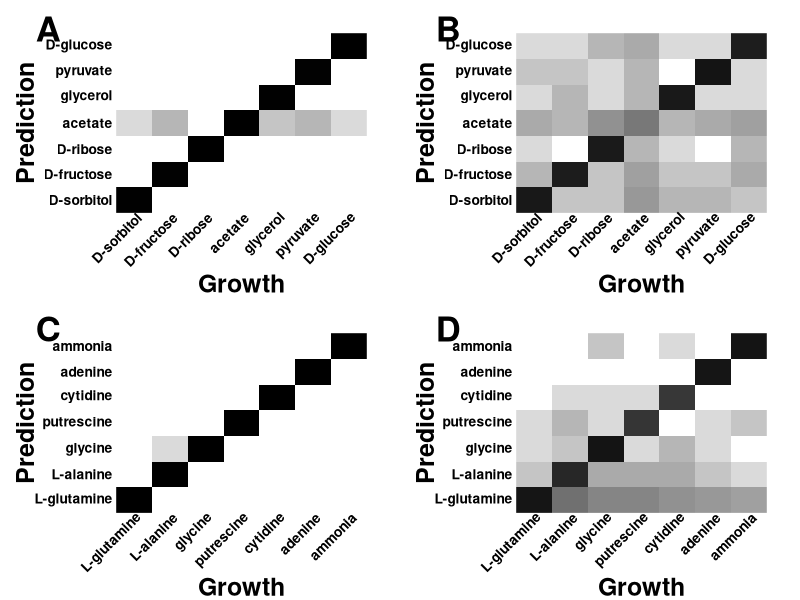

Recreate this plot in R.
a <- 1
b <- 125
max.value <- 350*a
N1R1C = c(344,0,0,0,0,0,0,1,338,0,0,0,0,0,0,0,348,0,0,0,0,4,10,2,350,7,11,3,0,1,0,0,342,0,0,0,0,0,0,0,337,0,0,0,0,0,0,1,347)
N1R1C[N1R1C!=0] <- N1R1C[N1R1C!=0]*a
N1R1N = c(350,1,0,1,0,0,0,0,346,0,0,0,0,0,0,3,349,1,2,0,2,0,0,0,346,0,1,0,0,0,0,0,347,0,0,0,0,1,2,0,346,0,0,0,0,0,0,0,348)
N1R1N[N1R1N!=0] <- N1R1N[N1R1N!=0]*a
N20R1C = c(221,6,7,19,10,10,7,10,202,6,16,8,8,13,5,2,211,10,4,1,10,12,11,20,34,11,12,16,5,9,5,10,216,4,5,7,8,3,9,2,238,4,4,4,11,13,4,4,199)
N20R1C[N20R1C!=0] <- N20R1C[N20R1C!=0]*a
N20R1N = c(233,40,28,26,22,18,16,8,167,13,12,14,6,4,4,7,240,3,11,4,1,4,9,3,127,2,4,8,1,5,3,3,123,2,1,0,0,2,1,1,234,0,2,2,7,1,3,1,240)
N20R1N[N20R1N!=0] <- N20R1N[N20R1N!=0]*a
dim(N1R1C) <- c(7,7)
dim(N1R1N) <- c(7,7)
dim(N20R1C) <- c(7,7)
dim(N20R1N) <- c(7,7)

filename = "/Users/austin/Google\ Drive/Documents/Research/Ecoli_FBA_input_prediction/Figures/heatmap.pdf"

#library(fields) 

pdf(filename, width=10, height=10)

par(mfrow=c(2,2))

par(mgp=c(1,1,0))
par(oma=c(0,0,0,0))
par(family = "Helvetica")

par(mar=c(5.25,7,2,2))

image(N1R1C, zlim=c(0, max.value), col = gray(1-log(1:b)/log(b)),
      axes=FALSE,
      xaxt="n",
      yaxt="n"
)

text(x = -0.4,
     y = 1.11,
     cex = 2.5,
     labels = 'A',
     xpd = TRUE,
     font = 2
)

text(x = c(0,0.167,0.33,0.5,0.67,0.833,1.0)+0.025,
     y = -0.1,
     labels = paste(lab=c('D-sorbitol',"D-fructose","D-ribose","acetate","glycerol","pyruvate",'D-glucose'), sep = " "),
     srt = 45,
     adj = 1,
     cex = 1,
     xpd = TRUE,
     font = 2
)

mtext("Growth", 1, line=4, cex=1.5, font = 2)

text(x = -0.1,
     y = c(0,0.167,0.33,0.5,0.67,0.833,1.0),
     labels = paste(lab=c('D-sorbitol',"D-fructose","D-ribose","acetate","glycerol","pyruvate",'D-glucose'), sep = " "),
     adj = 1,
     cex = 1,
     xpd = TRUE,
     font = 2
)

mtext("Prediction", 2, line=4.75, cex=1.5, font = 2)

par(mar=c(5.25,7,2,2))

image(N20R1C, zlim=c(0, max.value), col = gray(1-log(1:b)/log(b)),
      axes=FALSE,
      xaxt="n",
      yaxt="n"
)

text(x = -0.4,
     y = 1.11,
     cex = 2.5,
     labels = 'B',
     xpd = TRUE,
     font = 2
)

text(x = c(0,0.167,0.33,0.5,0.67,0.833,1.0)+0.025,
     y = -0.1,
     labels = paste(lab=c('D-sorbitol',"D-fructose","D-ribose","acetate","glycerol","pyruvate",'D-glucose'), sep = " "),
     srt = 45,
     adj = 1,
     cex = 1,
     xpd = TRUE,
     font = 2
)

mtext("Growth", 1, line=4, cex=1.5, font = 2)

text(x = -0.1,
     y = c(0,0.167,0.33,0.5,0.67,0.833,1.0),
     labels = paste(lab=c('D-sorbitol',"D-fructose","D-ribose","acetate","glycerol","pyruvate",'D-glucose'), sep = " "),
     adj = 1,
     cex = 1,
     xpd = TRUE,
     font = 2
)

mtext("Prediction", 2, line=4.75, cex=1.5, font = 2)

par(mar=c(5.25,7,2,2))


image(N1R1N, zlim=c(0, max.value), col = gray(1-log(1:b)/log(b)),
      axes=FALSE,
      xaxt="n",
      yaxt="n"
)

text(x = -0.4,
     y = 1.11,
     cex = 2.5,
     labels = 'C',
     xpd = TRUE,
     font = 2
)

text(x = c(0,0.167,0.33,0.5,0.67,0.833,1.0)+0.025,
     y = -0.1,
     labels = paste(lab=c('L-glutamine',"L-alanine","glycine","putrescine","cytidine","adenine",'ammonia'), sep = " "),
     srt = 45,
     adj = 1,
     cex = 1,
     xpd = TRUE,
     font = 2
)

mtext("Growth", 1, line=4.2, cex=1.5, font = 2)

text(x = -0.1,
     y = c(0,0.167,0.33,0.5,0.67,0.833,1.0),
     labels = paste(lab=c('L-glutamine',"L-alanine","glycine","putrescine","cytidine","adenine",'ammonia'), sep = " "),
     adj = 1,
     cex = 1,
     xpd = TRUE,
     font = 2
)

mtext("Prediction", 2, line=4.75, cex=1.5, font = 2)

par(mar=c(5.25,7,2,2))

image(N20R1N, zlim=c(0, max.value), col = gray(1-log(1:b)/log(b)),
      axes=FALSE,
      xaxt="n",
      yaxt="n"
)


text(x = -0.4,
     y = 1.11,
     cex = 2.5,
     labels = 'D',
     xpd = TRUE,
     font = 2
)

text(x = c(0,0.167,0.33,0.5,0.67,0.833,1.0)+0.025,
     y = -0.1,
     labels = paste(lab=c('L-glutamine',"L-alanine","glycine","putrescine","cytidine","adenine",'ammonia'), sep = " "),
     srt = 45,
     adj = 1,
     cex = 1,
     xpd = TRUE,
     font = 2
)

mtext("Growth", 1, line=4.2, cex=1.5, font = 2)

text(x = -0.1,
     y = c(0,0.167,0.33,0.5,0.67,0.833,1.0),
     labels = paste(lab=c('L-glutamine',"L-alanine","glycine","putrescine","cytidine","adenine",'ammonia'), sep = " "),
     adj = 1,
     cex = 1,
     xpd = TRUE,
     font = 2
)

mtext("Prediction", 2, line=4.75, cex=1.5, font = 2)

#legend(1.15,
#       1.0, 
#       y.intersp=.5,
#       legend=c("", "", "", "", "", "", "", "", ""), 
#       fill=gray(log(seq(1,8,length=9))/max(log(seq(1,10,length=9)))), 
#       border=gray(log(seq(1,8,length=9))/max(log(seq(1,10,length=9)))),
#       cex=5,
#       box.lwd=0,
#       bty="n")

#text(1.46,-0.1,expression(paste(Delta, "Units?")), cex=3, xpd = TRUE)
#text(1.525,0.86,"350", cex=2, xpd = TRUE)
#text(1.525,.67,"10", cex=2, xpd = TRUE)
#text(1.525,.482,"2", cex=2, xpd = TRUE)
#text(1.525,.295,"1", cex=2, xpd = TRUE)
#text(1.525,.105,"0", cex=2, xpd = TRUE)

dev.off()